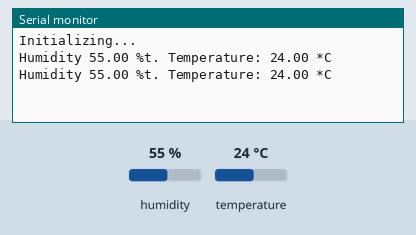
Simulated run of this sketch. Board: Arduino Mega 2560, built with avr-gcc and run on an emulated ATmega2560. Shown: the last lines printed to the serial monitor. Inputs (shaded band) come from the test bench; at power-on: humidity 55 %, temperature 24 °C.

Above: at 4.8 s.
4.9 s: humidity set to 22 %
At 7.1 s:
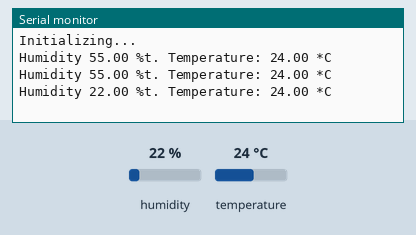
7.9 s: temperature set to 12 °C
At 9.5 s:
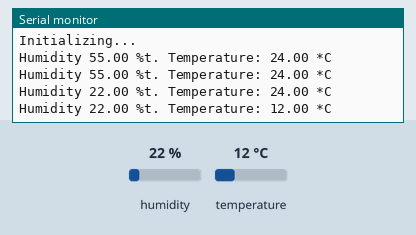
10.9 s: humidity set to 40 %
At 13.1 s:
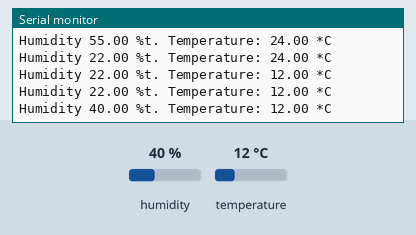
Timing chart, 0 to 14.6 s (numbered marks = the images above; inputs shaded):
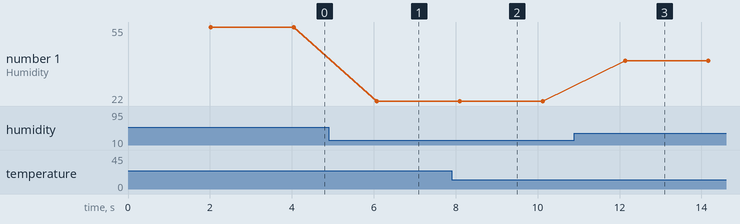

The sketch:

controllino_dht11.ino
```cpp
/*
 * IIOT WORKSHOP
 * @author: Juan Benavente
 */

//LIBRARIES -----------------------------------------------------------------
#include <SPI.h>
#include <Controllino.h>
#include "DHT.h"

//DEFINITIONS ---------------------------------------------------------------
#define DHTTYPE    DHT11          // DHT 11 Sensor Type
#define DHTPIN CONTROLLINO_D0     // Digital pin connected to the DHT sensor

//GLOBAL DECLARATIONS -------------------------------------------------------
DHT dht(DHTPIN, DHTTYPE);

//SETUP ---------------------------------------------------------------------
void setup() {
  // Initialize serial communication
  Serial.begin(9600);
  // Initialize DHT device.
  Serial.println("Initializing...");
  dht.begin();
}

//LOOP ----------------------------------------------------------------------
void loop() {
  // Delay between measurements.
  delay(2000);

  // Read variables
  float h = dht.readHumidity();     // Humidity
  float t = dht.readTemperature();  // Temperature (Celsius)

  // Serial Print
  Serial.print("Humidity ");
  Serial.print(h);
  Serial.print(" %t. ");
  Serial.print("Temperature: ");
  Serial.print(t);
  Serial.println(" *C ");
}
```

Measured:
- after the input at 4.9 s, the serial monitor: prints a new line after 1.2 s (image 1)
- after the input at 7.9 s, the serial monitor: prints a new line after 0.20 s (image 2)
- after the input at 10.9 s, the serial monitor: prints a new line after 1.2 s (image 3)
- plotted number 1: 55 → 22 after the input at 4.9 s, 22 → 40 after the input at 10.9 s
